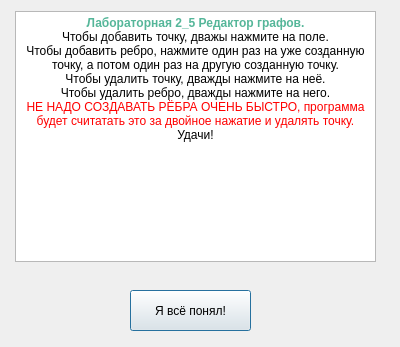
<?xml version="1.0" encoding="UTF-8"?>
<ui version="4.0">
 <class>Dialog</class>
 <widget class="QDialog" name="Dialog">
  <property name="geometry">
   <rect>
    <x>0</x>
    <y>0</y>
    <width>400</width>
    <height>347</height>
   </rect>
  </property>
  <property name="windowTitle">
   <string>Dialog</string>
  </property>
  <widget class="QTextBrowser" name="textBrowser">
   <property name="geometry">
    <rect>
     <x>15</x>
     <y>11</y>
     <width>361</width>
     <height>251</height>
    </rect>
   </property>
   <property name="html">
    <string>&lt;!DOCTYPE HTML PUBLIC &quot;-//W3C//DTD HTML 4.0//EN&quot; &quot;http://www.w3.org/TR/REC-html40/strict.dtd&quot;&gt;
&lt;html&gt;&lt;head&gt;&lt;meta name=&quot;qrichtext&quot; content=&quot;1&quot; /&gt;&lt;style type=&quot;text/css&quot;&gt;
p, li { white-space: pre-wrap; }
&lt;/style&gt;&lt;/head&gt;&lt;body style=&quot; font-family:'MS Shell Dlg 2'; font-size:7.8pt; font-weight:400; font-style:normal;&quot;&gt;
&lt;p align=&quot;center&quot; style=&quot; margin-top:0px; margin-bottom:0px; margin-left:0px; margin-right:0px; -qt-block-indent:0; text-indent:0px;&quot;&gt;&lt;span style=&quot; font-size:9pt; font-weight:600; color:#55b699;&quot;&gt;Лабораторная 2_5 Редактор графов.&lt;/span&gt;&lt;/p&gt;
&lt;p align=&quot;center&quot; style=&quot; margin-top:0px; margin-bottom:0px; margin-left:0px; margin-right:0px; -qt-block-indent:0; text-indent:0px;&quot;&gt;&lt;span style=&quot; font-size:9pt;&quot;&gt;Чтобы добавить точку, дважы нажмите на поле.&lt;/span&gt;&lt;/p&gt;
&lt;p align=&quot;center&quot; style=&quot; margin-top:0px; margin-bottom:0px; margin-left:0px; margin-right:0px; -qt-block-indent:0; text-indent:0px;&quot;&gt;&lt;span style=&quot; font-size:9pt;&quot;&gt;Чтобы добавить ребро, нажмите один раз на уже созданную точку, а потом один раз на другую созданную точку.&lt;/span&gt;&lt;/p&gt;
&lt;p align=&quot;center&quot; style=&quot; margin-top:0px; margin-bottom:0px; margin-left:0px; margin-right:0px; -qt-block-indent:0; text-indent:0px;&quot;&gt;&lt;span style=&quot; font-size:9pt;&quot;&gt;Чтобы удалить точку, дважды нажмите на неё.&lt;/span&gt;&lt;/p&gt;
&lt;p align=&quot;center&quot; style=&quot; margin-top:0px; margin-bottom:0px; margin-left:0px; margin-right:0px; -qt-block-indent:0; text-indent:0px;&quot;&gt;&lt;span style=&quot; font-size:9pt;&quot;&gt;Чтобы удалить ребро, дважды нажмите на него.&lt;/span&gt;&lt;/p&gt;
&lt;p align=&quot;center&quot; style=&quot; margin-top:0px; margin-bottom:0px; margin-left:0px; margin-right:0px; -qt-block-indent:0; text-indent:0px;&quot;&gt;&lt;span style=&quot; font-size:9pt; color:#ff0000;&quot;&gt;НЕ&lt;/span&gt;&lt;span style=&quot; font-size:9pt;&quot;&gt; &lt;/span&gt;&lt;span style=&quot; font-size:9pt; color:#ff0000;&quot;&gt;НАДО СОЗДАВАТЬ РЁБРА ОЧЕНЬ БЫСТРО, программа будет считатать это за двойное нажатие и удалять точку.&lt;/span&gt;&lt;/p&gt;
&lt;p align=&quot;center&quot; style=&quot; margin-top:0px; margin-bottom:0px; margin-left:0px; margin-right:0px; -qt-block-indent:0; text-indent:0px;&quot;&gt;&lt;span style=&quot; font-size:9pt;&quot;&gt;Удачи!&lt;/span&gt;&lt;/p&gt;
&lt;p align=&quot;center&quot; style=&quot;-qt-paragraph-type:empty; margin-top:0px; margin-bottom:0px; margin-left:0px; margin-right:0px; -qt-block-indent:0; text-indent:0px;&quot;&gt;&lt;br /&gt;&lt;/p&gt;&lt;/body&gt;&lt;/html&gt;</string>
   </property>
  </widget>
  <widget class="QPushButton" name="pushButton">
   <property name="geometry">
    <rect>
     <x>130</x>
     <y>290</y>
     <width>121</width>
     <height>41</height>
    </rect>
   </property>
   <property name="text">
    <string>Я всё понял!</string>
   </property>
  </widget>
 </widget>
 <resources/>
 <connections/>
</ui>
